Frame 1 (no input): blank canvas, image omitted
Frame 60 (no input): blank canvas, image omitted
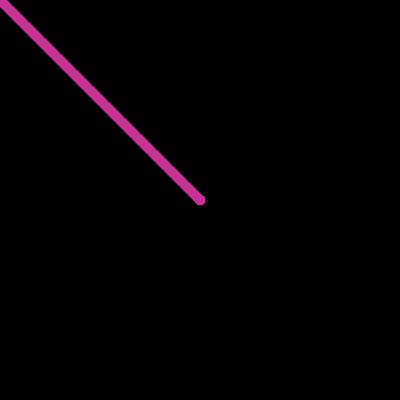
Frame 120 (the mouse pressed at the canvas centre since frame 60)

The p5.js sketch whose frames 1 and 60 were blank and that drew this single picture after the mouse press (run headless with seeded random() and noise() and a simulated clock; from frame 60 on, the mouse is pressed at the canvas centre):

// p5.js sketch
// ── sketch.js
let posX, posY

function setup() {
  posX=width/2
  posY=height/2
  createCanvas(400, 400);
  frameRate(144)
  background(0);
}

// function mousePressed(){
//   strokeWeight(1)
//   noFill()
//   //ellipse(mouseX, mouseY, 10)
//   fill(200, 10, 100)
//   rect(mouseX, mouseY, 10)
// }

// function mouseReleased(){
//   strokeWeight(1)
//   fill(200, 10, 100)
//   ellipse(mouseX, mouseY, 10)
// }

function keyPressed(){
  if(key=="b"){
    background(0)
  }
  
}

function draw() {
  //background(220); removing the background here and moving it to the setup function means that a new circle is drawn each time the mouse moves
  if(mouseIsPressed){
    //let d=dist(pmouseX, pmouseY, mouseX, mouseY)
    strokeWeight(10)
    stroke(200, 50, 150)
    line(pmouseX, pmouseY, mouseX, mouseY)
    
  }
  
}
